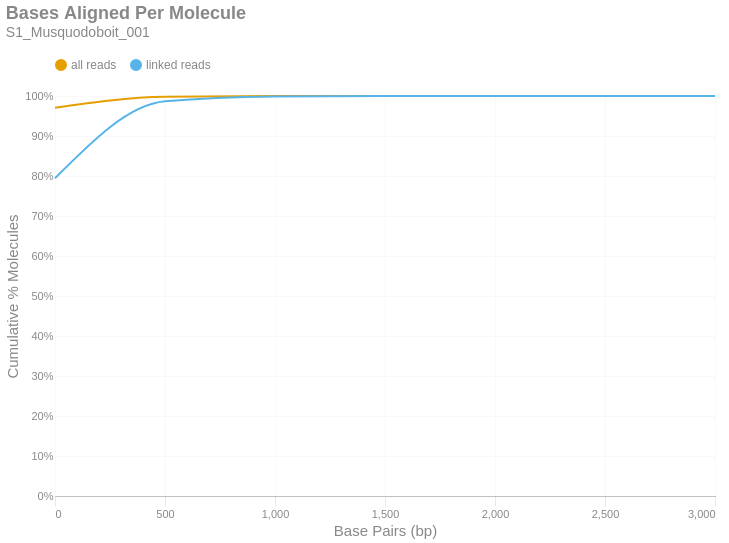

Here is the notebook cell this chart was saved with:
### Markdown cell above
### Bases Aligned Per Molecule
This is a cumulative frequency distribution showing the number of base pairs aligned per unique molecule. These data are shown in 500 bp bins. There are two distributions: one with `all reads` (yellow) and another with only `linked reads` (blue). The percent of molecules in the `linked reads` distribution is relative to the total number of linked molecules.

### Code cell
if SKIPLR:
    print_html(f"Skipped")
else:
    binned_df = consolidated_hist(valids['aligned_bp'], mask, 500, True)
    with SafeRender(binned_df):
        (
            density_plot(binned_df, 'Bases Aligned Per Molecule', samplename, 'basesper')
            .encode(
                x=alt.X('bin:Q', title="Base Pairs (bp)").axis(tickMinStep=500).scale(padding=0),
                y=alt.Y('value:Q', title='Cumulative % Molecules')
                    .axis(format='%')
                    .scale(domain = [0,1])
                    .stack(False),
                color=alt.Color("key:N").scale(domain = ["all reads", "linked reads"]),
                tooltip = [
                    alt.Tooltip("key:N", title = "Data Type"),
                    alt.Tooltip("range_label:N", title="Bases Aligned Per Molecule"),
                    alt.Tooltip("value:Q", format = ".2%", title="% Molecules (Cum.)")
                ]
            )
        ).display()

### Figure 1 — Vega-Lite specification as saved in the notebook (floating-point values rounded to 4 significant figures)
{"width": "container", "height": 400, "config": {"title": {"anchor": "start", "dy": -15, "fontSize": 18, "color": "#888888", "subtitleColor": "#888888", "subtitleFontSize": 14}, "arc": {"fill": "#0072B2"}, "axis": {"domainColor": "#888888", "domainWidth": 0.5, "gridWidth": 0.2, "grid": false, "titleFontWeight": 400, "titleFontSize": 15, "labelFontSize": 11, "labelColor": "#888888", "tickColor": "#888888", "tickWidth": 0.2, "titleColor": "#888888"}, "axisBand": {"grid": false}, "axisX": {"grid": true, "tickSize": 10, "domainCap": "round"}, "axisY": {"domain": false, "grid": true, "tickSize": 0, "domainCap": "round"}, "background": "transparent", "header": {"labelFontSize": 15, "labelColor": "#888888", "titleFontSize": 15, "titleFontWeight": 600, "titleColor": "#888888"}, "legend": {"labelFont": "sans-serif", "labelFontSize": 12, "labelColor": "#888888", "symbolSize": 100, "symbolType": "circle", "titleFontSize": 12, "titlePadding": 10, "titleColor": "#888888", "title": null, "orient": "top"}, "range": {"category": ["#E69F00", "#56B4E9", "#009E73", "#F0E442", "#0072B2", "#D55E00", "#CC79A7", "#000000"], "diverging": ["#cfe8f3", "#a2d4ec", "#73bfe2", "#46abdb", "#1696d2", "#12719e"]}, "area": {"fill": "#0072B2", "fillOpacity": 0.7, "line": true, "strokeOpacity": 0.7}, "line": {"color": "#0072B2", "stroke": "#0072B2", "strokeWidth": 2}, "trail": {"color": "#0072B2", "stroke": "#0072B2", "strokeWidth": 0, "size": 1}, "point": {"filled": true, "fillOpacity": 1.0, "size": 95}, "text": {"color": "#888888", "fontSize": 11, "align": "right", "fontWeight": 400, "size": 11}, "bar": {"fill": "#0072B2", "stroke": null}, "view": {"stroke": null, "continuousWidth": 660, "continuousHeight": 400}}, "data": {"name": "data-90f6ed78cc45b70b0ad5ab78f7c09618"}, "mark": {"type": "line", "interpolate": "monotone", "point": {"opacity": 0, "size": 275}}, "encoding": {"color": {"field": "key", "scale": {"domain": ["all reads", "linked reads"]}, "type": "nominal"}, "tooltip": [{"field": "key", "title": "Data Type", "type": "nominal"}, {"field": "range_label", "title": "Bases Aligned Per Molecule", "type": "nominal"}, {"field": "value", "format": ".2%", "title": "% Molecules (Cum.)", "type": "quantitative"}], "x": {"axis": {"tickMinStep": 500}, "field": "bin", "scale": {"padding": 0}, "title": "Base Pairs (bp)", "type": "quantitative"}, "y": {"axis": {"format": "%"}, "field": "value", "scale": {"domain": [0, 1]}, "stack": false, "title": "Cumulative % Molecules", "type": "quantitative"}}, "params": [{"name": "param_c36ac31b6afebe62", "select": {"type": "point", "fields": ["key"]}, "bind": "legend"}], "title": {"text": "Bases Aligned Per Molecule", "subtitle": "S1_Musquodoboit_001"}, "transform": [{"fold": ["all reads (cumsum)", "linked reads (cumsum)"]}, {"calculate": "replace(datum.key, ' (cumsum)', '')", "as": "key"}, {"filter": {"param": "param_c36ac31b6afebe62"}}], "usermeta": {"embedOptions": {"downloadFileName": "S1_Musquodoboit_001.basesper"}}, "$schema": "https://vega.github.io/schema/vega-lite/v6.1.0.json", "datasets": {"data-90f6ed78cc45b70b0ad5ab78f7c09618": [{"bin": "0.0", "interval": "0.0-500.0", "all reads": 0.9707, "linked reads": 0.7944, "all reads (cumsum)": 0.9707, "linked reads (cumsum)": 0.7944, "range_label": "0-499"}, {"bin": "500.0", "interval": "500.0-1000.0", "all reads": 0.02744, "linked reads": 0.1922, "all reads (cumsum)": 0.9981, "linked reads (cumsum)": 0.9866, "range_label": "500-999"}, {"bin": "1000.0", "interval": "1000.0-1500.0", "all reads": 0.001698, "linked reads": 0.01202, "all reads (cumsum)": 0.9998, "linked reads (cumsum)": 0.9987, "range_label": "1000-1499"}, {"bin": "1500.0", "interval": "1500.0-2000.0", "all reads": 0.0001623, "linked reads": 0.001164, "all reads (cumsum)": 1.0, "linked reads (cumsum)": 0.9998, "range_label": "1500-1999"}, {"bin": "2000.0", "interval": "2000.0-2500.0", "all reads": 2.03e-05, "linked reads": 0.0001452, "all reads (cumsum)": 1.0, "linked reads (cumsum)": 1.0, "range_label": "2000-2499"}, {"bin": "2500.0", "interval": "2500.0-3000.0", "all reads": 3.134e-06, "linked reads": 2.159e-05, "all reads (cumsum)": 1.0, "linked reads (cumsum)": 1.0, "range_label": "2500-2999"}, {"bin": "3000.0", "interval": "3000.0-3500.0", "all reads": 1.09e-06, "linked reads": 7.849e-06, "all reads (cumsum)": 1.0, "linked reads (cumsum)": 1.0, "range_label": "3000-3499"}]}}
